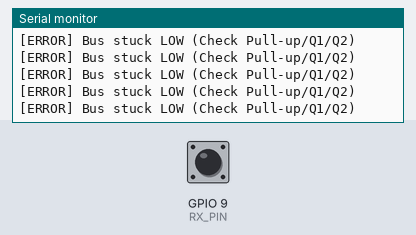
Simulated run of this sketch. Board: ESP32-S3. On the bench: the last lines printed to the serial monitor. The inputs (shaded band) are chosen by the test bench; at power-on: GPIO 9 (RX_PIN) LOW.

Above: at 1.2 s.
1.3 s: GPIO 9 (RX_PIN) driven HIGH
At 3.7 s:
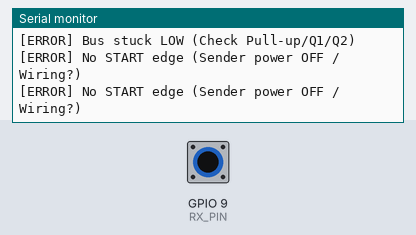
4.3 s: GPIO 9 (RX_PIN) driven LOW
At 4.49 s:
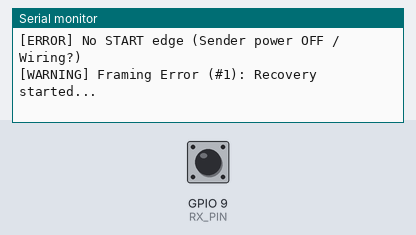
6.0 s: GPIO 9 (RX_PIN) pulsed HIGH 2 times (0.12 s each, 0.3 s apart)
At 6.81 s:
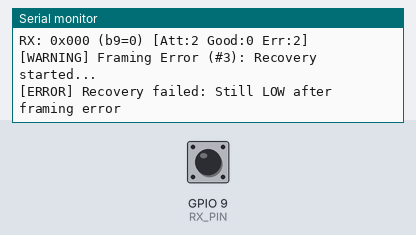

The sketch:

ESP32_TC_OC_Sniffer_V1.0.ino
```cpp
/*
 * ===========================================================================================
 * Project:  FOR-TC-OC Ver 1.3.2 - ESP32-S3 Sniffer (Stable Edition)
 * Platform: XIXO ESP32-S3 (Custom PCB)
 * Author:   Junichi (Planning Office) & Thought Partners
 * Pins:     TX = GPIO 4 (Q1 Driver), RX = GPIO 9 (Input Protected)
 * Logic:    Standard UART (Idle=High, Start=Low, 300bps, 9-bit)
 * ===========================================================================================
 */

#include <Arduino.h>

// --- 回路図 (Ver 1.3.2) に基づくピン定義 ---
const int RX_PIN = 9;  // 受信保護回路 (D1, D2, R3) 経由
const int TX_PIN = 4;  // Q1-2N7000 MOSFET ゲート駆動用

// --- 通信設定 ---
const uint32_t BAUD   = 300;
const uint32_t BIT_US = 1000000UL / BAUD; // 約3333us

#define USE_INTERNAL_PULLUP 0 // 外部プルアップ(R6等)が正常なら0。故障診断時のみ1。

// 統計用カウンター
uint32_t total_attempts = 0;  // スタートビットを検出した総数
uint32_t good_frames    = 0;  // 正常に受信完了した数
uint32_t framing_errors = 0;  // ストップビット異常の数

/** 物理的なバスの電圧状態を確認 (High = true / Idle) */
static inline bool busPhysicalHigh() {
  return digitalRead(RX_PIN) == HIGH;
}

void setup() {
  Serial.begin(115200);

  // 1. ChatGPT推奨の安全な初期化順序：先にLOW(OFF)を確定させてからOUTPUT化
  digitalWrite(TX_PIN, LOW);   // MOSFET Q1 を確実にOFF（バス解放）に固定
  pinMode(TX_PIN, OUTPUT);

  #if USE_INTERNAL_PULLUP
    pinMode(RX_PIN, INPUT_PULLUP);
  #else
    pinMode(RX_PIN, INPUT);
  #endif

  Serial.println("\n--- TC106 Sniffer V3.4 (GPIO 4/9) FINAL ---");
}

uint16_t read9BitFrame() {
  uint32_t t0;

  // 2. Bus Stuck LOW 監視 (200ms) - 起動時やフレーム間のバス異常を検知
  t0 = millis();
  while (!busPhysicalHigh()) {
    if (millis() - t0 > 200) {
      Serial.println("[ERROR] Bus stuck LOW (Check Pull-up/Q1/Q2)");
      return 0xFFFF;
    }
  }

  // 3. No START 監視 (1秒) - 送信側が動いているか、接続されているかを確認
  t0 = millis();
  while (busPhysicalHigh()) {
    if (millis() - t0 > 1000) {
      Serial.println("[ERROR] No START edge (Sender power OFF / Wiring?)");
      return 0xFFFE;
    }
  }

  // フレーム受信プロセスの開始
  total_attempts++;

  // 4. サンプリング点へ移動 (スタートビットの1.5倍分待機して Bit 0 の中央へ)
  delayMicroseconds(BIT_US + (BIT_US / 2));

  uint16_t data = 0;
  for (int i = 0; i < 9; i++) {
    if (busPhysicalHigh()) data |= (1U << i);
    delayMicroseconds(BIT_US);
  }

  // 5. ストップビット中央判定と復帰処理
  delayMicroseconds(BIT_US / 2);
  if (!busPhysicalHigh()) {
    framing_errors++;
    Serial.printf("[WARNING] Framing Error (#%lu): Recovery started...\n", (unsigned long)framing_errors);

    // フレーミングエラーからの復帰監視 (200ms)
    uint32_t t1 = millis();
    while (!busPhysicalHigh()) {
      if (millis() - t1 > 200) {
        // ChatGPT案を反映：復帰失敗時の理由ログを明示
        Serial.println("[ERROR] Recovery failed: Still LOW after framing error");
        return 0xFFFF;
      }
      delay(1);
    }
  } else {
    good_frames++; // 正常終了
  }

  return data;
}

void loop() {
  uint16_t v = read9BitFrame();

  // エラーコード (0xFFFF, 0xFFFE) でない場合のみ詳細を表示
  if (v != 0xFFFF && v != 0xFFFE) {
    Serial.printf("RX: 0x%03X (b9=%d) [Att:%lu Good:%lu Err:%lu]\n",
                  (unsigned int)(v & 0x1FF),
                  (int)((v >> 8) & 1),
                  (unsigned long)total_attempts,
                  (unsigned long)good_frames,
                  (unsigned long)framing_errors);
  }
}
```

Measured:
- after the input at 1.3 s, the serial monitor: prints a new line after 1.0 s (image 1)
- after the input at 4.3 s, the serial monitor: prints a new line at once (image 2)
- after the input at 6.0 s, the serial monitor: prints a new line after 0.16 s (image 3)
